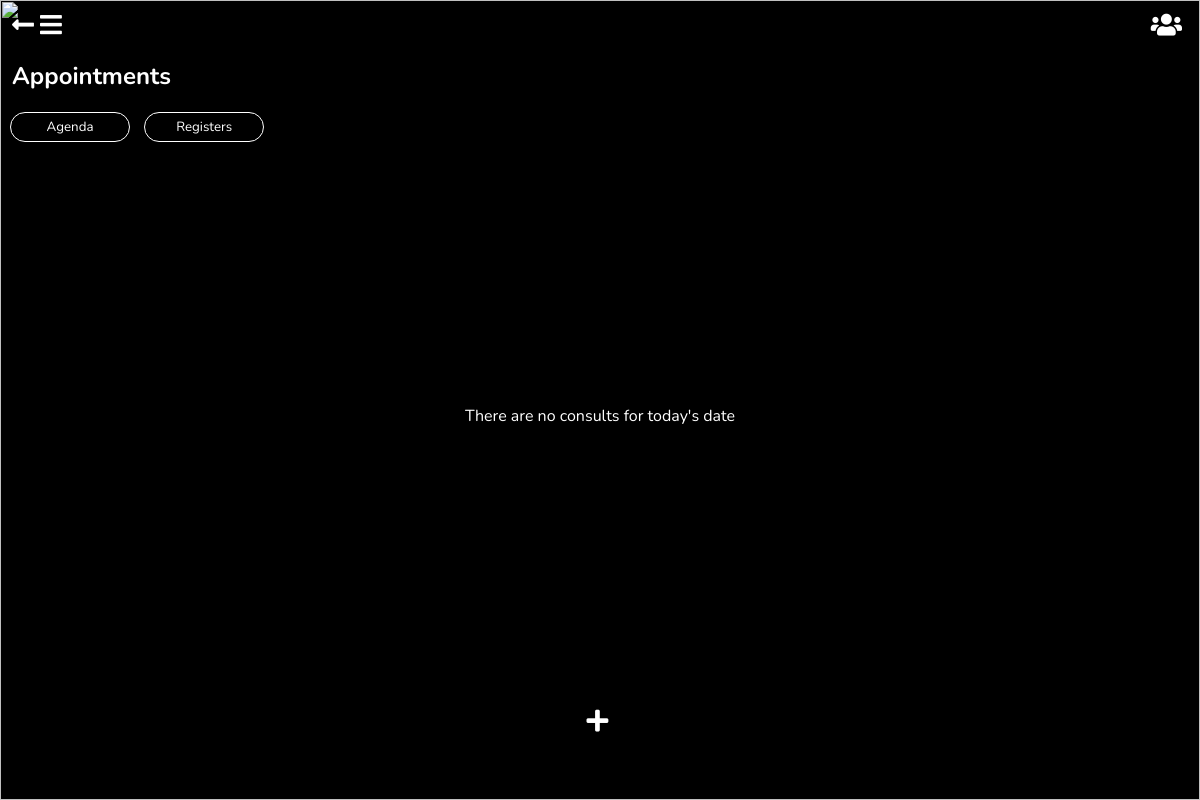
Before: /appointments/ (signed in) with the older database file.
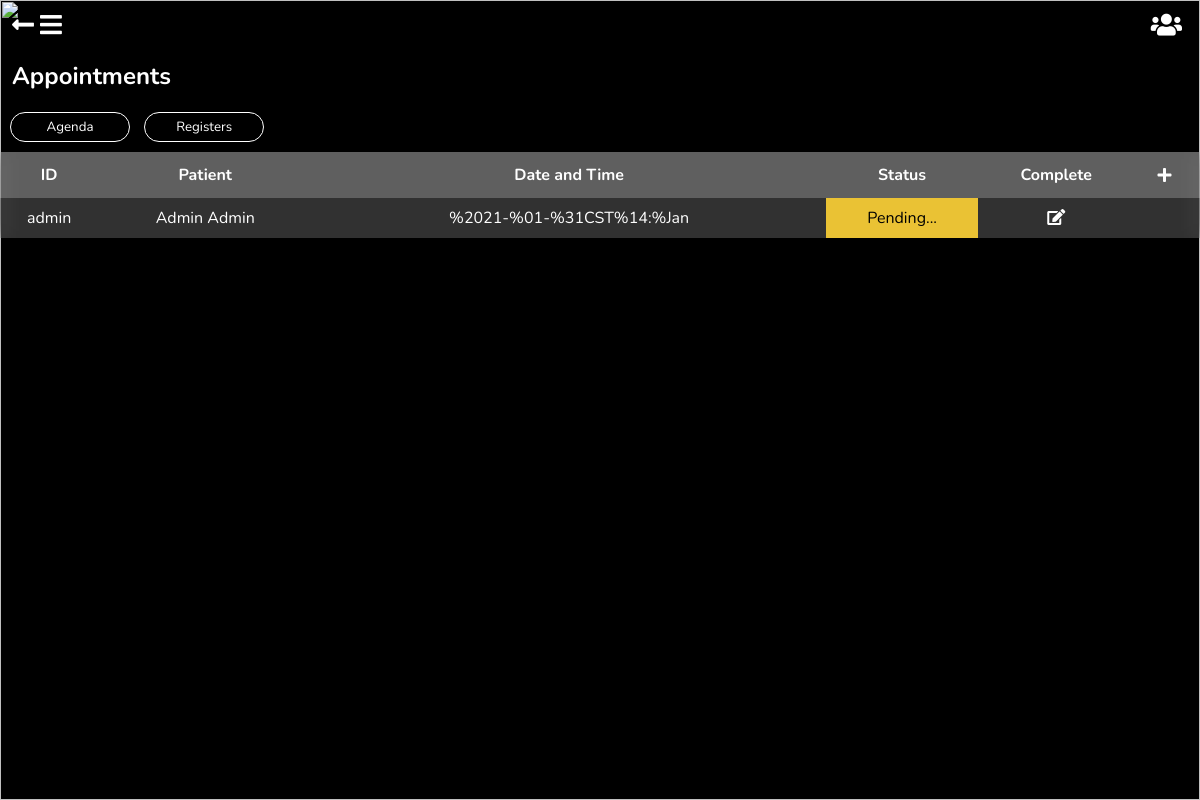
After: the same page with the newer database file.
### appointments/models.py (models this page shows, shortened)
class Consult(models.Model):
    STATUS_CHOICES = (
        ('OPEN', 'Open'),
        ('CONFIRMED', 'Confirmed'),
        ('CANCELLED', 'Cancelled'),
        ('CLOSED', 'Closed'),
    )
    patient = models.ForeignKey(Patient, on_delete=models.CASCADE, blank=False, null=True, verbose_name='Patient', help_text='Patient assisting this consult', related_name='consult')
    datetime = models.DateTimeField('Date & Time', blank=False, null=True, help_text='Date the consult will be done')
    motive = models.TextField('Motive', blank=False, null=True, help_text='The motive of your assistance to the consult')
    suffering = models.TextField('Suffering', blank=False, null=True, help_text='What is the patient suffering?')
    charge = models.DecimalField('Charges', blank=False, null=True, max_digits=10, decimal_places=2, help_text='Charge Amount')
    created_by = models.ForeignKey(user, on_delete=models.CASCADE, blank=True, null=True, verbose_name='Created By')
    blood_pressure = models.FloatField('Blood Pressure', blank=True, null=True, help_text='Blood Pressure')
    temperature = models.FloatField('Temperature', blank=True, null=True, help_text='Corporal Temperature')
    weight = models.FloatField('Weight', blank=True, null=True, help_text='Weight')
    size = models.FloatField('Height', blank=True, null=True, help_text='Size')
    digestive_system = models.TextField('Digestive System', blank=True, null=True, help_text='Digestive System Analysis')
    endocrine_system = models.TextField('Endocrine System', blank=True, null=True, help_text='Endocrine System Analysis')
    renal_system = models.TextField('Renal System', blank=True, null=True, help_text='Renal System Analysis')
    lymphatic_system = models.TextField('Lymphatic System', blank=True, null=True, help_text='Lymphatic System Analysis')
    respiratory_system = models.TextField('Respiratory System', blank=True, null=True, help_text='Respiratory System Analysis')
    head_exploration = models.TextField('Head Exploration', blank=True, null=True, help_text='Head Exploration Analysis')
    thorax_exploration = models.TextField('Thorax Exploration', blank=True, null=True, help_text='Thorax Exploration Analysis')
    cie_10_group = models.OneToOneField(Cie10Group, on_delete=models.CASCADE, blank=True, null=True, help_text='CIE-10 group for the diagnose', verbose_name='CIE-10 Group')
    cie_10_detail = models.TextField('CIE-10 Detail', blank=True, null=True, help_text='CIE-10 Diagnose Details')
    diagnose = models.TextField('Diagnose', blank=True, null=True, help_text='Diagnose')
    procedure = models.TextField('Procedure', blank=True, null=True, help_text='Procedure')
    analysis = models.TextField('Analysis', blank=True, null=True, help_text='Analysis')
    notes = models.TextField('Notes', blank=True, null=True, help_text='Notes')
    drugs = models.ManyToManyField(Drug, blank=True, help_text='Drugs recommended', verbose_name='Drugs')
    indications = models.TextField('Indications', blank=True, null=True, help_text='Indications')
    actions = models.TextField('Actions', blank=True, null=True, help_text='Actions')
    prescription = models.FileField('Prescription', blank=True, null=True, help_text="Prescription", upload_to='appointments/prescriptions')
    testing = models.ManyToManyField(MedicalTest, blank=True, help_text='Pending Testing', verbose_name='Testing')
    instructions = models.CharField(max_length=512, blank=True, null=True, help_text='Instructions', verbose_name='Instructions')
    medical_status = models.BooleanField('Medical Status', blank=True, null=True, help_text='Handles the medical consult status', default=False)
    status = models.CharField('Status', max_length=10, blank=True, null=True, help_text='Handles the consult status', default=STATUS_CHOICES[0][0], choices=STATUS_CHOICES)
    lock = models.BooleanField('Lock', default=True, blank=False, null=True, help_text='Consult lock status')
    class Meta:
        unique_together = ['created_by', 'datetime']
        verbose_name = 'Consult'
        verbose_name_plural = 'Consults'

### patients/models.py (models this page shows, shortened)
class Patient(models.Model):
    GENDER_CHOICES = (
        ('F', 'Femenine'),
        ('M', 'Masculine'),
        ('O', 'Other'),
    )
    CIVIL_STATUS_CHOICES = (
        ('S', 'Single'),
        ('M', 'Married'),
        ('W', 'Widowed'),
        ('D', 'Divorced'),
        ('SP', 'Separated'),
    )
    id_number = models.CharField('ID Number', max_length=20, null=True, blank=True, help_text='Provide you ID Card Number')
    first_names = models.CharField("Patient's Name", max_length=50, null=False, blank=False, help_text="Patient's Name")
    last_names = models.CharField("Patient's Last Name", max_length=50, null=False, blank=False, help_text="Patient's Last Name")
    gender = models.CharField("Patient's Gender", max_length=20, null=True, blank=False, help_text='Gender', choices=GENDER_CHOICES)
    birthday = models.DateField("Patient's Birthday", help_text="Patients date of birth")
    phone_number = models.CharField('Phone Number', max_length=20, blank=True, null=True, help_text='Phone Number')
    email = models.EmailField("Patient's Email", null=True, blank=True, help_text='Email')
    civil_status = models.CharField(max_length=12, choices=CIVIL_STATUS_CHOICES)
    origin = models.CharField(max_length=50, choices=ORIGIN_CHOICES)
    residence = models.CharField(max_length=50, choices=LOCATION_CHOICES)
    created_by = models.ForeignKey(user, on_delete=models.CASCADE, blank=False, null=True, verbose_name='Created By')
    class Meta:
        verbose_name = 'Patient'
        verbose_name_plural = 'Patients'

### appointments/views.py (the view)
# urls.py: path('', appointments, name='appointments'),
def appointments(request):
    today = timezone.localtime()
    doctor_group = Group.objects.get(name='Doctor')
    doctor = doctor_group in request.user.groups.all()
    appointments_list = Consult.objects.filter(Q(created_by=request.user, datetime__date=today.date(), medical_status=False, status='CONFIRMED') | Q(created_by=request.user, lock=False)).order_by('datetime')
    paginator = Paginator(appointments_list, 17)
    page = request.GET.get('page')
    page_obj = paginator.get_page(page)
    template = 'appointments/appointments.html'
    context = {'appointments': page_obj, 'doctor': doctor}
    if page:
        data = {'html': render_to_string('appointments/partial_appointments.html', context, request)}
        return JsonResponse(data)
    return render(request, template, context)

### appointments/templates/appointments/appointments.html (shortened to what this page needs)
{% extends 'base.html' %}
{% load static %}
{% load appointments_custom_tags %}
{% block return %}<a href="{% url 'home:home' %}"><i class="fas fa-long-arrow-alt-left"></i></a>{% endblock %}
{% block body_block %}
<link rel="stylesheet" href="{% static 'appointments/css/appointments.css' %}">
<h2>Appointments</h2>
<a href="{% url 'appointments:agenda' %}"><button type="button">Agenda</button></a>
<a href="{% url 'appointments:registers' %}"><button type="button" class="all-registers">Registers</button></a>
{% if appointments %}
    <table>
        <thead>
            <tr id="heading">
                <th>ID</th>
                <th>Patient</th>
                <th>Date and Time</th>
                <th>Status</th>
                {% if doctor %}<th>Complete</th>{% endif %}
                <th><i class="fas fa-plus create-consult-modal" data-url="{% url 'appointments:create_appointment' %}"></i></th>
            </tr>
        </thead>
        <tbody>
            {% include 'appointments/partial_appointments.html' %}
        </tbody>
    </table>
{% else %}
    <p id="no-consults">There are no consults for today's date</p>
    <i class="fas fa-plus" id="add-consult" data-url="{% url 'appointments:create_appointment' %}"></i>
{% endif %}
{% endblock %}

### appointments/templates/appointments/partial_appointments.html (shortened to what this page needs)
{% load static %}
{% load appointments_custom_tags %}
{% if appointments %}
    {% for a in appointments %}
        <tr>
            <td>{{ a.patient.id_number }}</td>
            <td>{{ a.patient.first_names }} {{ a.patient.last_names }}</td>
            <td>{{ a.datetime }}</td>
            <td id="status-0">Pending...</td>
            {% if doctor %}<td><i class="fas fa-edit" onclick="window.location='{% url 'appointments:update_consult' a.pk %}'"></i></td>{% endif %}
            <td>
            </td>
        </tr>
    {% endfor %}
{% endif %}

Changed rows visible on the page:
added Consult: patient.id_number "admin", patient.first_names "Admin", patient.last_names "Admin", datetime "%2021-%01-%31CST%14:%Jan"
Other visible differences:
text no longer shown: "There are no consults for today's date"
text now shown: "ID Patient Date and Time Status Complete"
